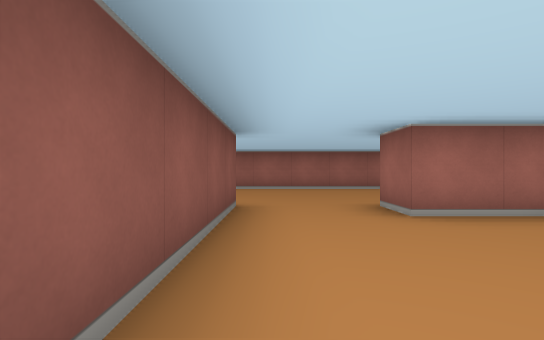
View 1 (above)

24 first-person views from a walk through a cub3D level. The camera is about half as high as the walls, looks level and sees 80° across. The floor is counted in squares. Each view is taken from the middle of a square. On the plan, view 1 faces up. The plan holds only what a view shows up to about 9 squares ahead; the rest is blank.

View 2
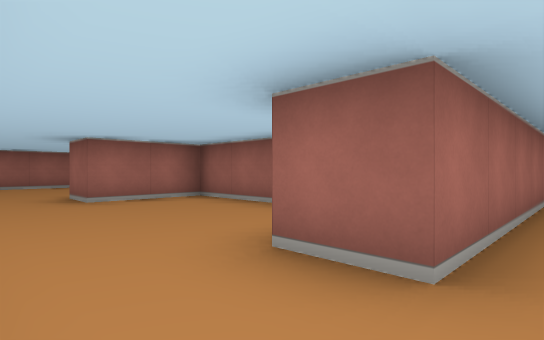

View 3
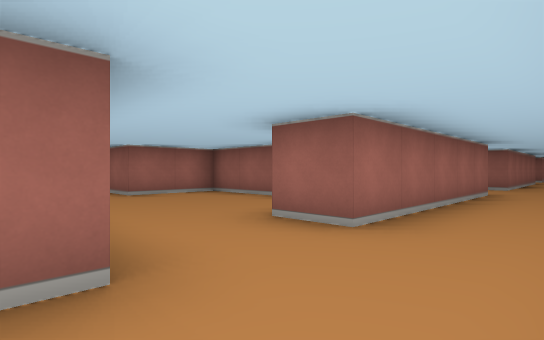

View 4
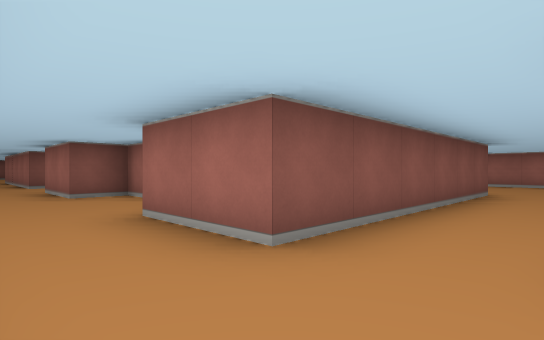

View 5
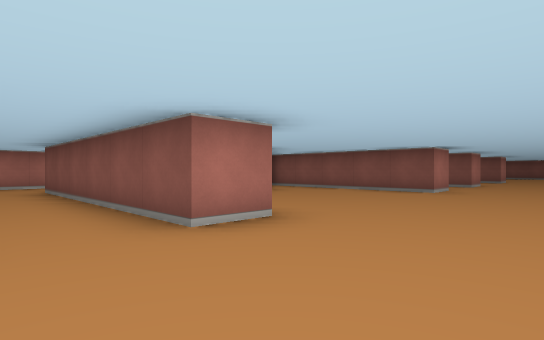

View 6
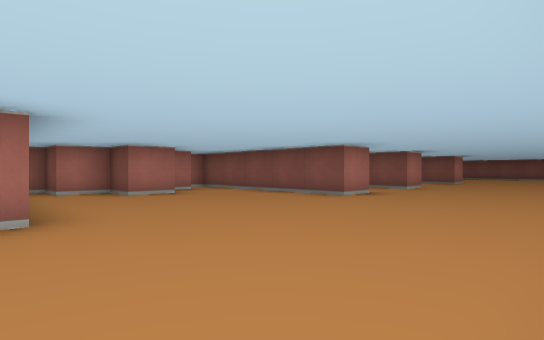

View 7
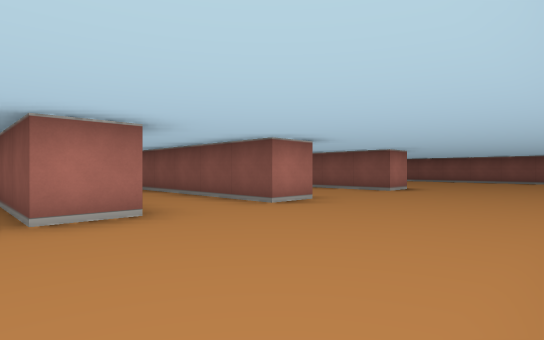

View 8
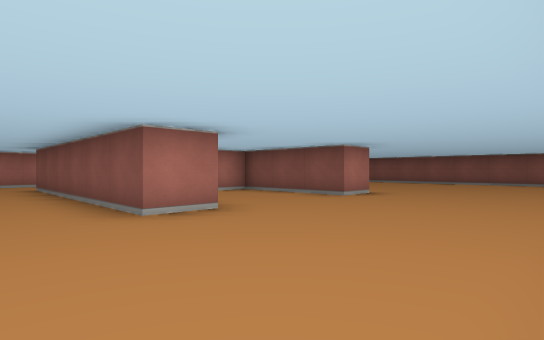

View 9
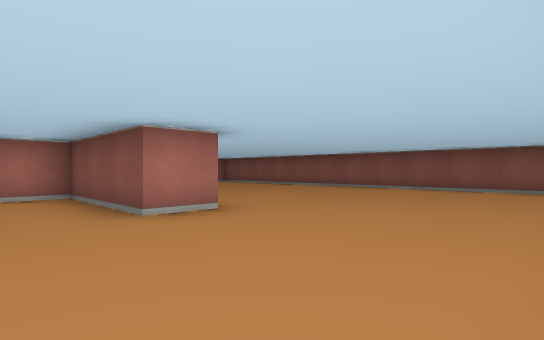

View 10
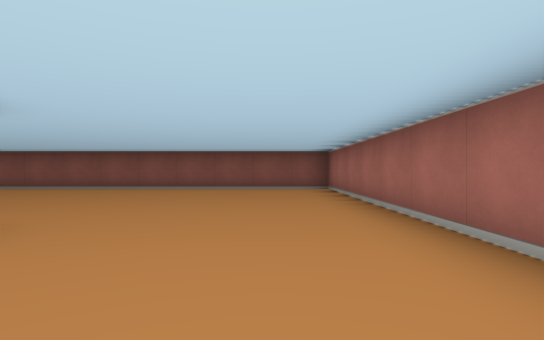

View 11
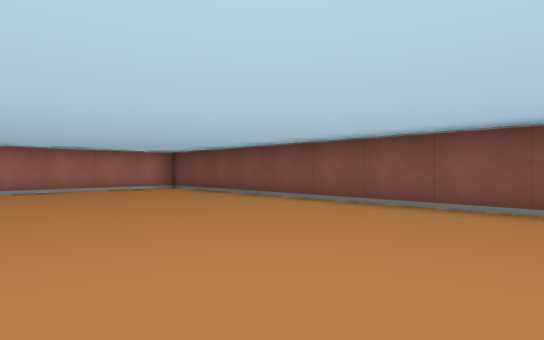

View 12
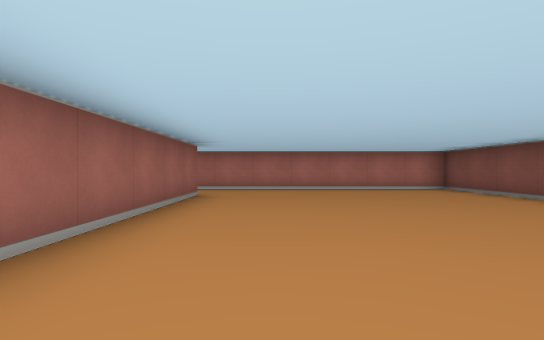

View 13
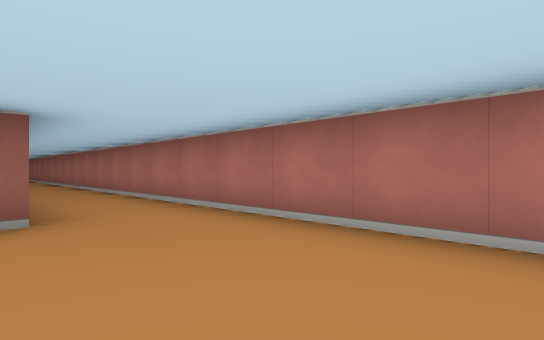

View 14
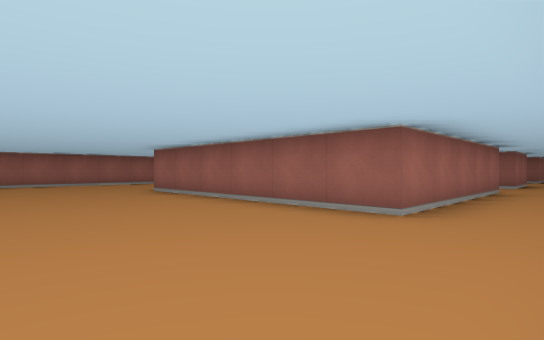

View 15
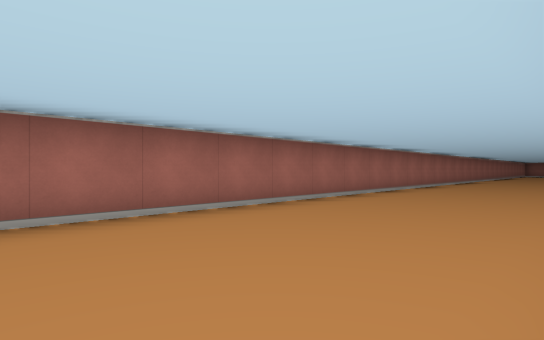

View 16
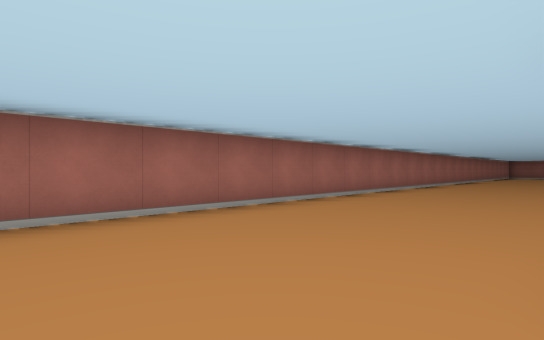

View 17
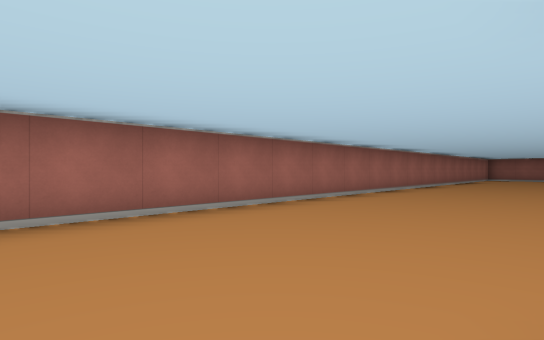

View 18
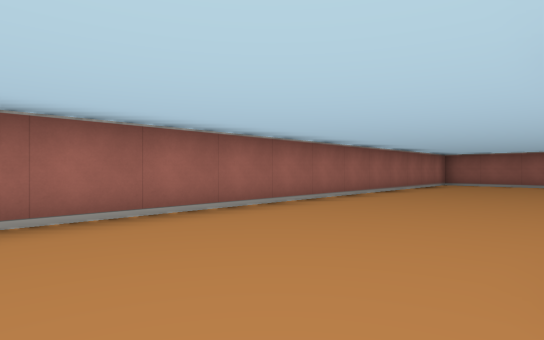

View 19
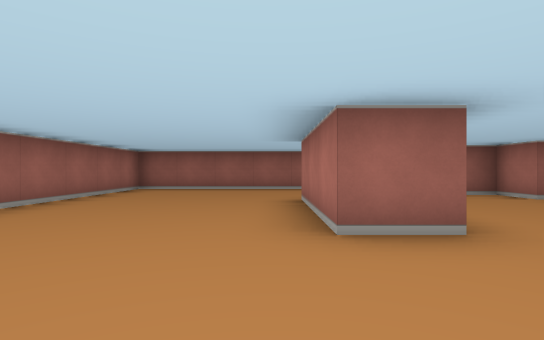

View 20
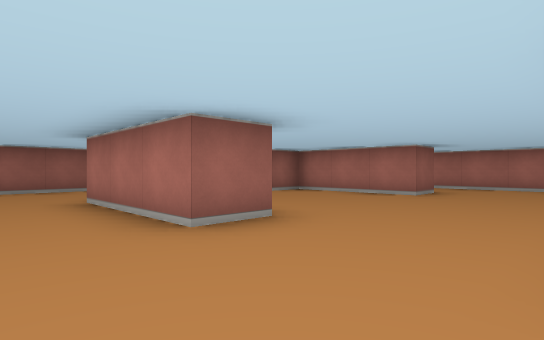

View 21
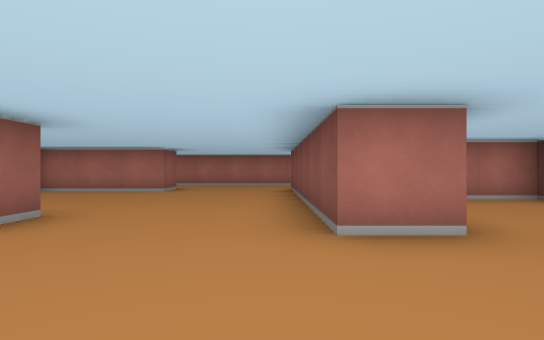

View 22
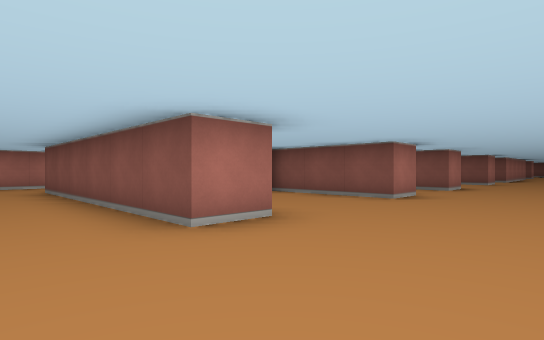

View 23
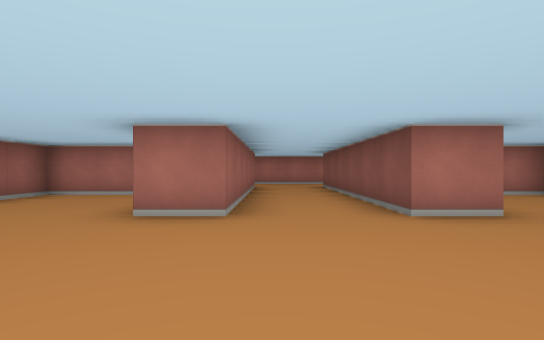

View 24
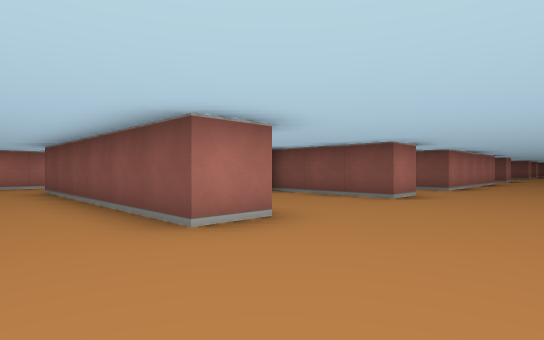

### Floor plan
Points are (right, up) in squares from view 1. A wall is a line through its corners. A room is listed if a view was taken in it or the views show most of it. See-through windows are left out.
Room 1 (view 1)
walls: (-0.5, 3.5) (-0.5, -0.5); (3.5, 1.5) (3.5, 3.5) (1.5, 3.5)
ways out: opening at (0.5, -1) to room 2; opening at (0.5, 4) to room 2
Room 2 (views 2, 3, 4, 5, 6, 7, 8, 9, 10, 11, 12, 13, 14, 15, 16, 17, 18, 19, 20, 21, 22, 23, 24)
walls: (4.8, 4.5) (6.5, 4.5) (6.5, 3.6); (1.5, 3.5) (1.5, 4.5); (8.5, 4.5) (9.5, 4.5) (9.5, 1.5) (10.4, 1.5); (-1.5, 4.5) (-0.5, 4.5) (-0.5, 3.5); (6.5, -1.5) (1.5, -1.5) (1.5, -0.5); (-0.5, -0.5) (-0.5, -1.5) (-2.5, -1.5); (12.5, 4.5) (13.5, 4.5) (13.5, -1.5); (10.2, -1.5) (8.5, -1.5) (8.5, -1); (-4.5, 1.5) (-3.5, 1.5) (-3.5, 0.5) (-2.5, 0.5); (-0.9, -3.5) (0.1, -3.5); (-4.8, -0.5) (-5.5, -0.5) (-5.5, -1.5) (-7.5, -1.5); (-5.5, 0.5) (-5, 0.5); (-7.6, 4.5) (-6.5, 4.5) (-6.5, 0.8); (13.1, -3.5) (14.1, -3.5); (15.5, -0.6) (15.5, 4.5) (16.5, 4.5) (16.5, 1.5) (19.5, 1.5) (19.5, 2.8); (-10.5, 4.5) (-9.5, 4.5) (-9.5, -1.5) (-14.5, -1.5) (-14.5, 4.5) (-13.5, 4.5) (-13.5, 1.5) (-12.5, 1.5); (19.4, 4.5) (20.5, 4.5) (20.5, -1.5); (-13.8, 8.5) (-20.5, 8.5) (-20.5, -3.5) (-7.9, -3.5); (20.1, -3.5) (24.2, -3.5); (23.5, 3.4) (23.5, 4.5) (26.5, 4.5); (23.5, -1.5) (23.5, -0.5) (26.5, -0.5) (26.5, 0.5) (27.5, 0.5) (27.5, 1.1); (29.5, 3.6) (29.5, 8.5) (-1, 8.5)
ways out: opening at (0.5, -1) to room 1; opening at (0.5, 4) to room 1; opening at (7.5, -1); opening at (7.5, 4); opening at (20, -2.5)

Positions as (right, up) in squares from view 1, and headings:
1: (0, 0), facing up
2: (0, -2), facing up-right
3: (-1, -3), facing up-right
4: (1, -3), facing up-left
5: (1, 7), facing down-left
6: (-1, 8), facing down-left
7: (-6, 8), facing down-left
8: (-8, 8), facing down-left
9: (-12, 8), facing down-left
10: (-12, 7), facing left
11: (-16, 5), facing down-left
12: (-16, 5), facing down
13: (-18, -1), facing down-right
14: (-18, -3), facing up-right
15: (1, 5), facing up-right
16: (7, 5), facing up-right
17: (12, 5), facing up-right
18: (18, 5), facing up-right
19: (21, 5), facing right
20: (21, 6), facing down-right
21: (21, 7), facing down
22: (22, 7), facing down-left
23: (15, 8), facing down
24: (15, 7), facing down-left
